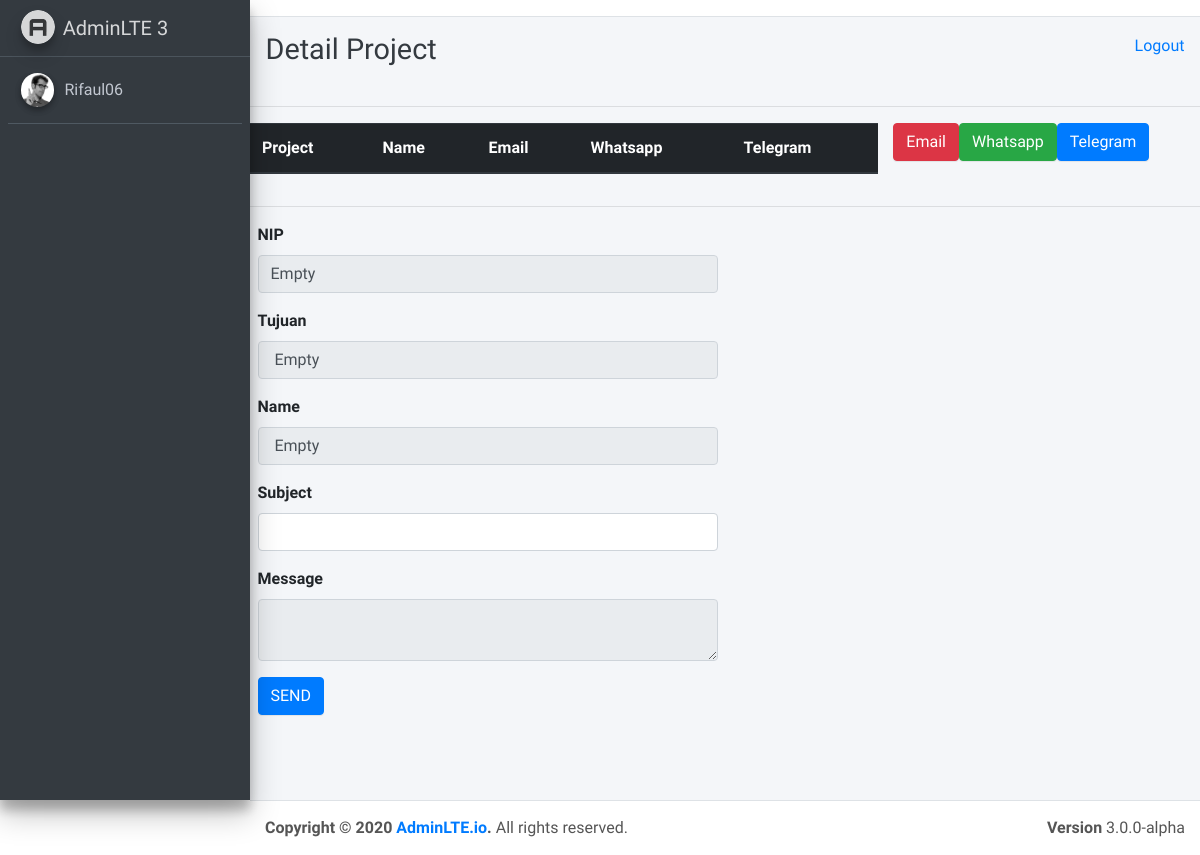
Before: /admin/viewProject.php?id=6 (signed in) with the older database file.
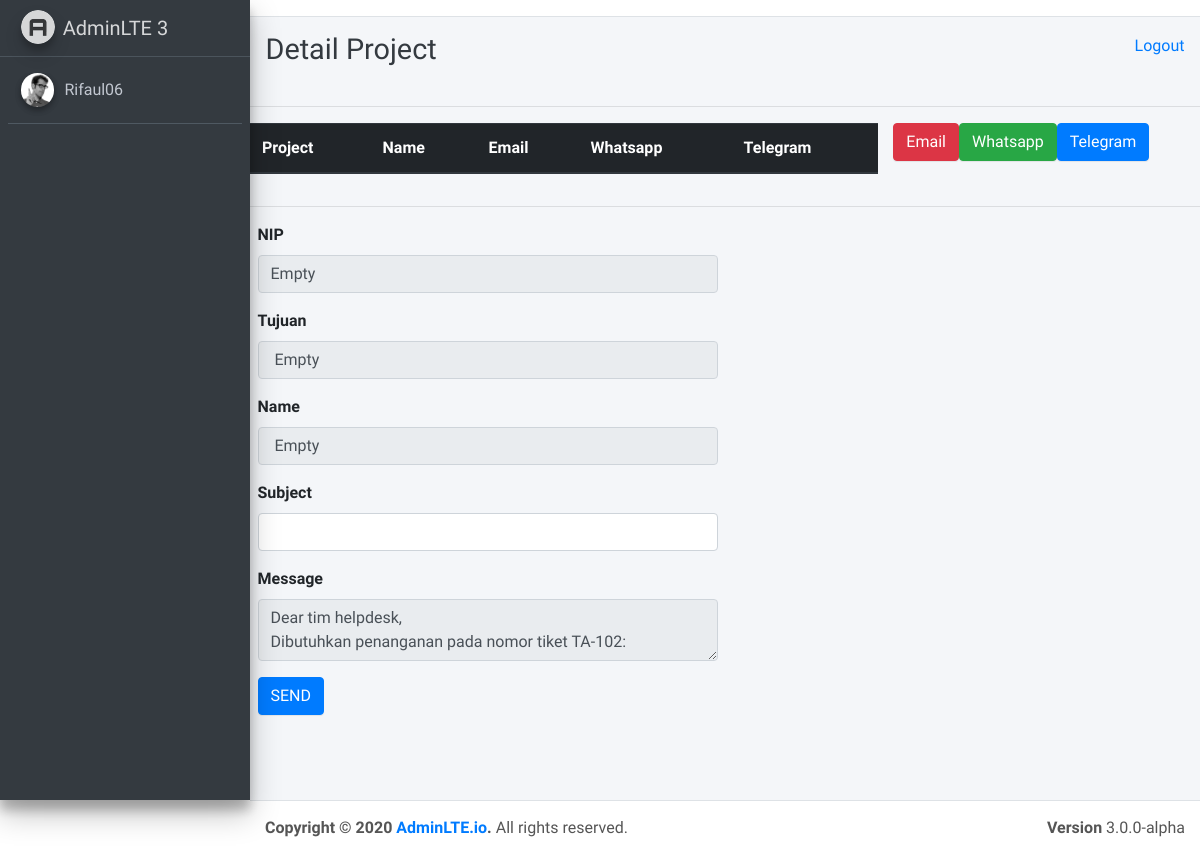
After: the same page with the newer database file.
### tables this page shows
CREATE TABLE `formatmessage` (
  `id_message` int(11) NOT NULL,
  `message` text NOT NULL
);

### admin/viewProject.php (the view, shortened to what the changed rows need)
<?php
$conn = mysqli_connect("localhost", "root", "", "rnd_notif");
$getMessage = "SELECT * FROM formatmessage";
$exec = mysqli_query($conn, $getMessage);
?>
<!DOCTYPE html>
<html>
<head>
    <link rel="stylesheet" href="plugins/font-awesome/css/font-awesome.min.css">
    <link rel="stylesheet" href="https://code.ionicframework.com/ionicons/2.0.1/css/ionicons.min.css">
    <link rel="stylesheet" href="dist/css/adminlte.min.css">
    <link rel="stylesheet" href="plugins/iCheck/flat/blue.css">
    <link rel="stylesheet" href="plugins/morris/morris.css">
    <link rel="stylesheet" href="plugins/jvectormap/jquery-jvectormap-1.2.2.css">
    <link rel="stylesheet" href="plugins/datepicker/datepicker3.css">
    <link rel="stylesheet" href="plugins/daterangepicker/daterangepicker-bs3.css">
    <link rel="stylesheet" href="plugins/bootstrap-wysihtml5/bootstrap3-wysihtml5.min.css">
</head>
<body class="hold-transition sidebar-mini">
    <div class="wrapper">
        <div class="content-wrapper">
            <div class="content-header">
                <div class="container-fluid">
                    <div class="row mb-2">
                        <div class="col-sm-6">
                            <h1 class="m-0 text-dark">Detail Project</h1>
                        </div>
                    </div>
                </div>
            </div>
            <div class="row">
                <div class="col-lg-8">
                    <table class="table table-striped">
                        <thead class="thead-dark">
                            <tr>
                                <th scope="col">Project</th>
                                <th scope="col">Name</th>
                                <th scope="col">Email</th>
                                <th scope="col">Whatsapp</th>
                                <th scope="col">Telegram</th>
                            </tr>
                        </thead>
                    </table>
                </div>
            </div>
            <div class="col-lg-6">
                <form id="form-send-message" method="POST" action="">
                    <div class="form-group">
                        <label>Message</label>
                        <textarea id="body" name="body" class="form-control" readonly><?php if (mysqli_num_rows($exec) > 0) {
                                                                                            while ($rowData = mysqli_fetch_array($exec)) {
                                                                                                echo $rowData["message"];
                                                                                            }
                                                                                        } ?></textarea>
                    </div>
                </form><br>
            </div>
        </div>
    </div>
</body>
</html>

Changed rows visible on the page:
added formatmessage: body "Dear tim helpdesk, Dibutuhkan penanganan pada nomor tiket TA-102:"
